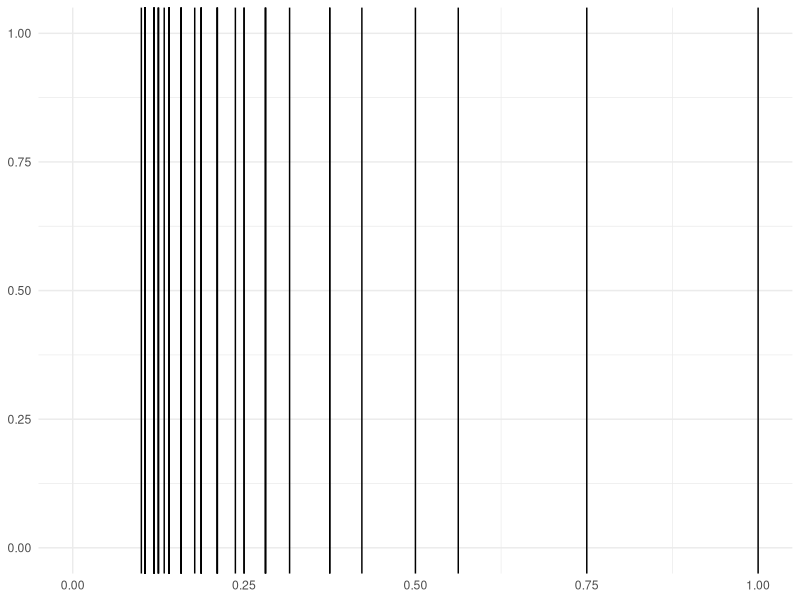
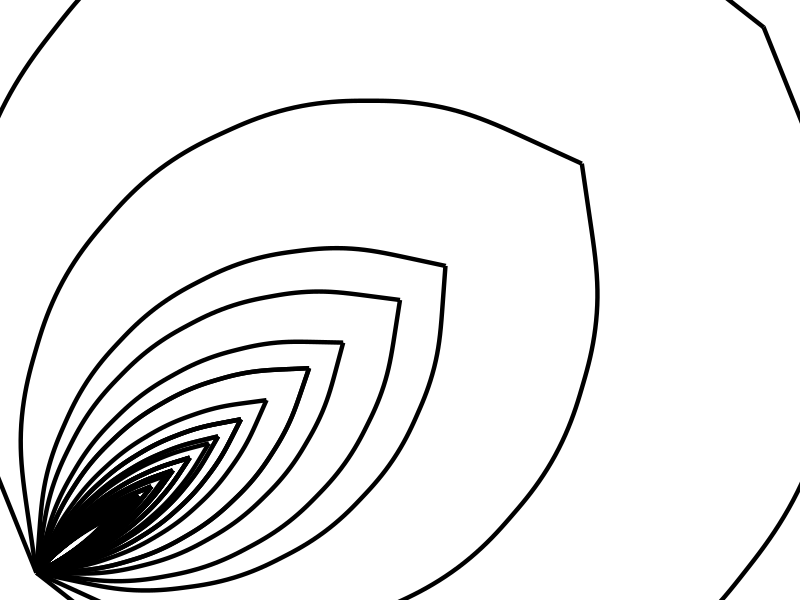

The R script that drew these images, in order:
## ---- chunk 1
knitr::opts_chunk$set(echo = TRUE)
knitr::opts_chunk$set(message = FALSE)
## ---- chunk 2
library(ggplot2)

# Create an empty plot
G <- ggplot() + xlim(0, 1) + ylim(0, 1)

# Add to plot (with global assignment)
DRAW <- function(x) {
    G <<- G + geom_vline(xintercept = x)
}

# Create recursive function with stopping condition
f <- function(x) {
    
    if (x > 0.1) {
        DRAW(x)
        f(1 * x / 4)
        f(2 * x / 4)
        f(3 * x / 4)
    }
    
}

# Display the plot
f(1)
G + theme_minimal()
## ---- chunk 3
G <- ggplot() + xlim(0, 1) + ylim(0, 1)

DRAW <- function(x) {
    G <<- G + geom_curve(
        data = data.frame(x = 0, y = 0, xend = x, yend = x),
        mapping = aes(x=x, y=y, xend=xend, yend = yend), 
        curvature = x, size = 1.5) + 
        geom_curve(
            data = data.frame(x = 0, y = 0, xend = x, yend = x),
            mapping = aes(x=x, y=y, xend=xend, yend = yend), 
            curvature = -x, size = 1.5)
}

f <- function(x) {
    
    if (x > 0.1) {
        DRAW(x)
        f(1 * x / 4)
        f(2 * x / 4)
        f(3 * x / 4)
    }
    
}

f(1)
G + theme_void()


